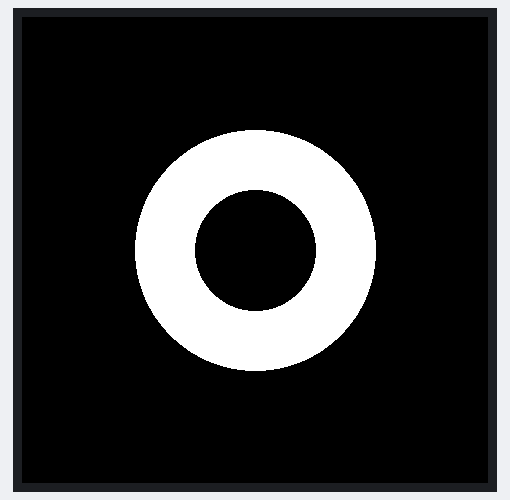
Bench run of a program on a simulated ESP32-S3. On the bench: 466×466 colour display.

Above: at 0.5 s.

The program:

main.cpp
```cpp
#include <Arduino.h>
#include <Arduino_GFX_Library.h>
#include <math.h>

Arduino_DataBus *bus = new Arduino_ESP32QSPI(12 /*CS*/, 38 /*SCK*/, 4, 5, 6, 7);
Arduino_CO5300 *panel = new Arduino_CO5300(bus, 39 /*RST*/, 0, 466, 466, 6, 0, 0, 0);
Arduino_Canvas *gfx = new Arduino_Canvas(466, 466, panel, 0, 0, 0);

void setup() {
  Serial.begin(115200);

  if (!gfx->begin()) {          // starts the panel AND allocates the framebuffer
    Serial.println("gfx->begin() failed!");
    while (1) delay(1000);
  }
  panel->setBrightness(200);    // still call brightness on the panel, after begin

  gfx->fillScreen(RGB565_BLACK);
  gfx->fillCircle(233, 233, 120, RGB565_WHITE);
  gfx->fillCircle(233, 233, 60, RGB565_BLACK);
  gfx->flush();
}

void loop() {
  gfx->fillScreen(RGB565_BLACK);
  gfx->fillCircle(233, 233, 120, RGB565_WHITE);
  gfx->fillCircle(233, 233, 60, RGB565_BLACK);
  gfx->flush();
}
```
